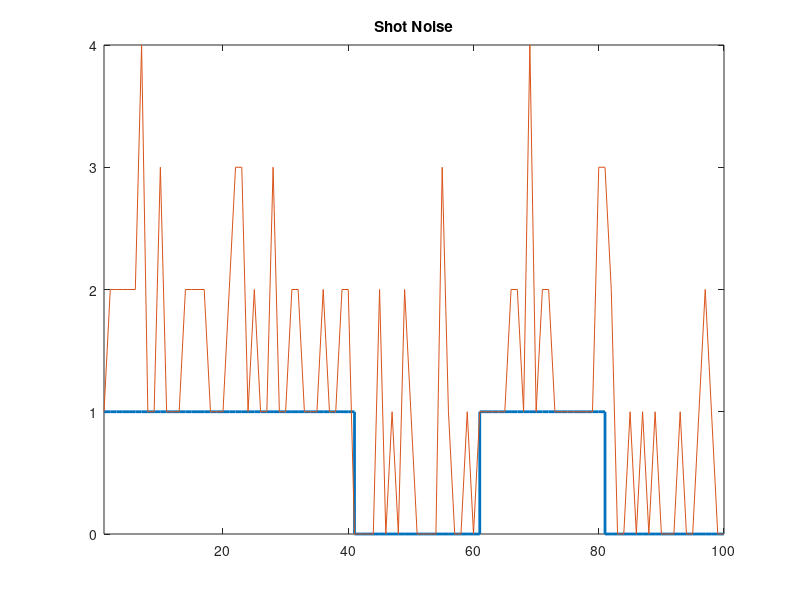

Source code (MATLAB):
clc; close all; clear all;

x = [1 1 0 1 0];

N=20;
sem_ruido=x;

idx = 1;
for i = 1:length(sem_ruido)
    bit = sem_ruido(i);
    for ii = 1:N
        temp(idx) = bit;
        idx = idx+1;
    end
end

%SHOT
ruido_sinal = temp + poissrnd(0.5,1,length(sem_ruido)*N); titulo = 'Shot Noise';

%WHITE GAUSSIAN NOISE
%ruido_sinal = temp + wgn(1,length(sem_ruido)*N,-30); titulo = 'White Gaussian Noise';

%NORMAL
%ruido_sinal = temp+normrnd(0,0.1,[1,length(sem_ruido)*N]); titulo = 'Normal Noise';

%BINOMIAL
%ruido_sinal = temp+binornd(temp,0.5,1,length(sem_ruido)*N); titulo = 'Binomial Noise';

figure('Name','Ruido Testing')
stairs(temp,'LineWidth',2); axis tight; hold on;
plot(ruido_sinal); axis tight; hold on;
title(titulo)
